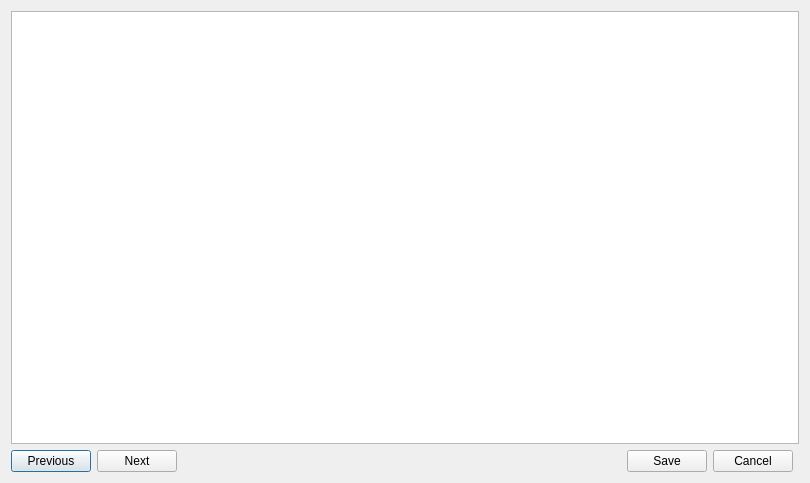
<?xml version="1.0" encoding="UTF-8"?>
<ui version="4.0">
 <class>ErrorEditDialog</class>
 <widget class="QDialog" name="ErrorEditDialog">
  <property name="geometry">
   <rect>
    <x>0</x>
    <y>0</y>
    <width>810</width>
    <height>483</height>
   </rect>
  </property>
  <property name="windowTitle">
   <string>Edit Erroneous Fields</string>
  </property>
  <property name="windowIcon">
   <iconset resource="../images.qrc">
    <normaloff>:/icon32.ico</normaloff>:/icon32.ico</iconset>
  </property>
  <layout class="QGridLayout" name="gridLayout">
   <item row="2" column="0">
    <widget class="QPushButton" name="Previous_Error">
     <property name="text">
      <string>Previous</string>
     </property>
    </widget>
   </item>
   <item row="2" column="1">
    <widget class="QPushButton" name="Next_Error">
     <property name="text">
      <string>Next</string>
     </property>
    </widget>
   </item>
   <item row="2" column="3">
    <widget class="QPushButton" name="save">
     <property name="maximumSize">
      <size>
       <width>798</width>
       <height>16777215</height>
      </size>
     </property>
     <property name="text">
      <string>Save</string>
     </property>
    </widget>
   </item>
   <item row="2" column="4">
    <widget class="QPushButton" name="cancel">
     <property name="text">
      <string>Cancel</string>
     </property>
    </widget>
   </item>
   <item row="0" column="0" colspan="6">
    <widget class="QTableWidget" name="tableWidget"/>
   </item>
   <item row="2" column="2">
    <spacer name="horizontalSpacer">
     <property name="orientation">
      <enum>Qt::Horizontal</enum>
     </property>
     <property name="sizeHint" stdset="0">
      <size>
       <width>40</width>
       <height>20</height>
      </size>
     </property>
    </spacer>
   </item>
  </layout>
 </widget>
 <resources>
  <include location="../images.qrc"/>
 </resources>
 <connections/>
</ui>
